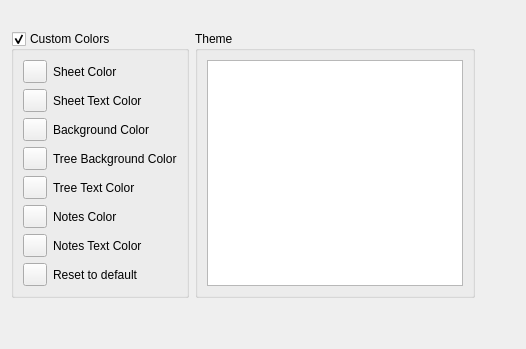
     <widget class="QWidget" name="themeTab">
      <attribute name="title">
       <string>Theme</string>
      </attribute>
      <layout class="QGridLayout" name="gridLayout_2">
       <item row="1" column="0">
        <widget class="QGroupBox" name="customColorsBox">
         <property name="title">
          <string>Custom Colors</string>
         </property>
         <property name="flat">
          <bool>false</bool>
         </property>
         <property name="checkable">
          <bool>true</bool>
         </property>
         <layout class="QHBoxLayout" name="horizontalLayout_6">
          <property name="spacing">
           <number>0</number>
          </property>
          <property name="margin">
           <number>0</number>
          </property>
          <item>
           <widget class="QWidget" name="widget" native="true">
            <layout class="QVBoxLayout" name="verticalLayout_5">
             <item>
              <layout class="QFormLayout" name="formLayout_9">
               <property name="fieldGrowthPolicy">
                <enum>QFormLayout::AllNonFixedFieldsGrow</enum>
               </property>
               <item row="0" column="0">
                <widget class="QToolButton" name="sheetColorButton">
                 <property name="text">
                  <string/>
                 </property>
                </widget>
               </item>
               <item row="0" column="1">
                <widget class="QLabel" name="label_20">
                 <property name="text">
                  <string>Sheet Color</string>
                 </property>
                </widget>
               </item>
               <item row="1" column="0">
                <widget class="QToolButton" name="sheetTextColorButton">
                 <property name="text">
                  <string/>
                 </property>
                </widget>
               </item>
               <item row="1" column="1">
                <widget class="QLabel" name="label_22">
                 <property name="text">
                  <string>Sheet Text Color</string>
                 </property>
                </widget>
               </item>
               <item row="2" column="0">
                <widget class="QToolButton" name="backColorButton">
                 <property name="text">
                  <string/>
                 </property>
                </widget>
               </item>
               <item row="2" column="1">
                <widget class="QLabel" name="label_21">
                 <property name="text">
                  <string>Background Color</string>
                 </property>
                </widget>
               </item>
               <item row="3" column="0">
                <widget class="QToolButton" name="treeBackColorButton">
                 <property name="text">
                  <string/>
                 </property>
                </widget>
               </item>
               <item row="3" column="1">
                <widget class="QLabel" name="label_19">
                 <property name="text">
                  <string>Tree Background Color</string>
                 </property>
                </widget>
               </item>
               <item row="4" column="0">
                <widget class="QToolButton" name="treeTextColorButton">
                 <property name="text">
                  <string/>
                 </property>
                </widget>
               </item>
               <item row="4" column="1">
                <widget class="QLabel" name="label_5">
                 <property name="text">
                  <string>Tree Text Color</string>
                 </property>
                </widget>
               </item>
               <item row="5" column="0">
                <widget class="QToolButton" name="notesColorButton">
                 <property name="text">
                  <string/>
                 </property>
                </widget>
               </item>
               <item row="5" column="1">
                <widget class="QLabel" name="label_23">
                 <property name="text">
                  <string>Notes Color</string>
                 </property>
                </widget>
               </item>
               <item row="6" column="0">
                <widget class="QToolButton" name="notesTextColorButton">
                 <property name="text">
                  <string/>
                 </property>
                </widget>
               </item>
               <item row="6" column="1">
                <widget class="QLabel" name="label_24">
                 <property name="text">
                  <string>Notes Text Color</string>
                 </property>
                </widget>
               </item>
               <item row="7" column="0">
                <widget class="QToolButton" name="resetColorsButton">
                 <property name="text">
                  <string/>
                 </property>
                 <property name="icon">
                  <iconset resource="pics.qrc">
                   <normaloff>:/pics/edit-undo.png</normaloff>:/pics/edit-undo.png</iconset>
                 </property>
                </widget>
               </item>
               <item row="7" column="1">
                <widget class="QLabel" name="label_25">
                 <property name="text">
                  <string>Reset to default</string>
                 </property>
                </widget>
               </item>
              </layout>
             </item>
            </layout>
           </widget>
          </item>
         </layout>
        </widget>
       </item>
       <item row="1" column="1">
        <widget class="QGroupBox" name="groupBox_8">
         <property name="title">
          <string>Theme</string>
         </property>
         <layout class="QGridLayout" name="gridLayout">
          <item row="0" column="0">
           <widget class="QListWidget" name="themeListWidget">
            <property name="resizeMode">
             <enum>QListView::Fixed</enum>
            </property>
            <property name="sortingEnabled">
             <bool>true</bool>
            </property>
           </widget>
          </item>
         </layout>
        </widget>
       </item>
       <item row="2" column="0">
        <spacer name="verticalSpacer_4">
         <property name="orientation">
          <enum>Qt::Vertical</enum>
         </property>
         <property name="sizeHint" stdset="0">
          <size>
           <width>20</width>
           <height>40</height>
          </size>
         </property>
        </spacer>
       </item>
       <item row="0" column="2">
        <spacer name="horizontalSpacer_7">
         <property name="orientation">
          <enum>Qt::Horizontal</enum>
         </property>
         <property name="sizeHint" stdset="0">
          <size>
           <width>40</width>
           <height>20</height>
          </size>
         </property>
        </spacer>
       </item>
      </layout>
     </widget>
